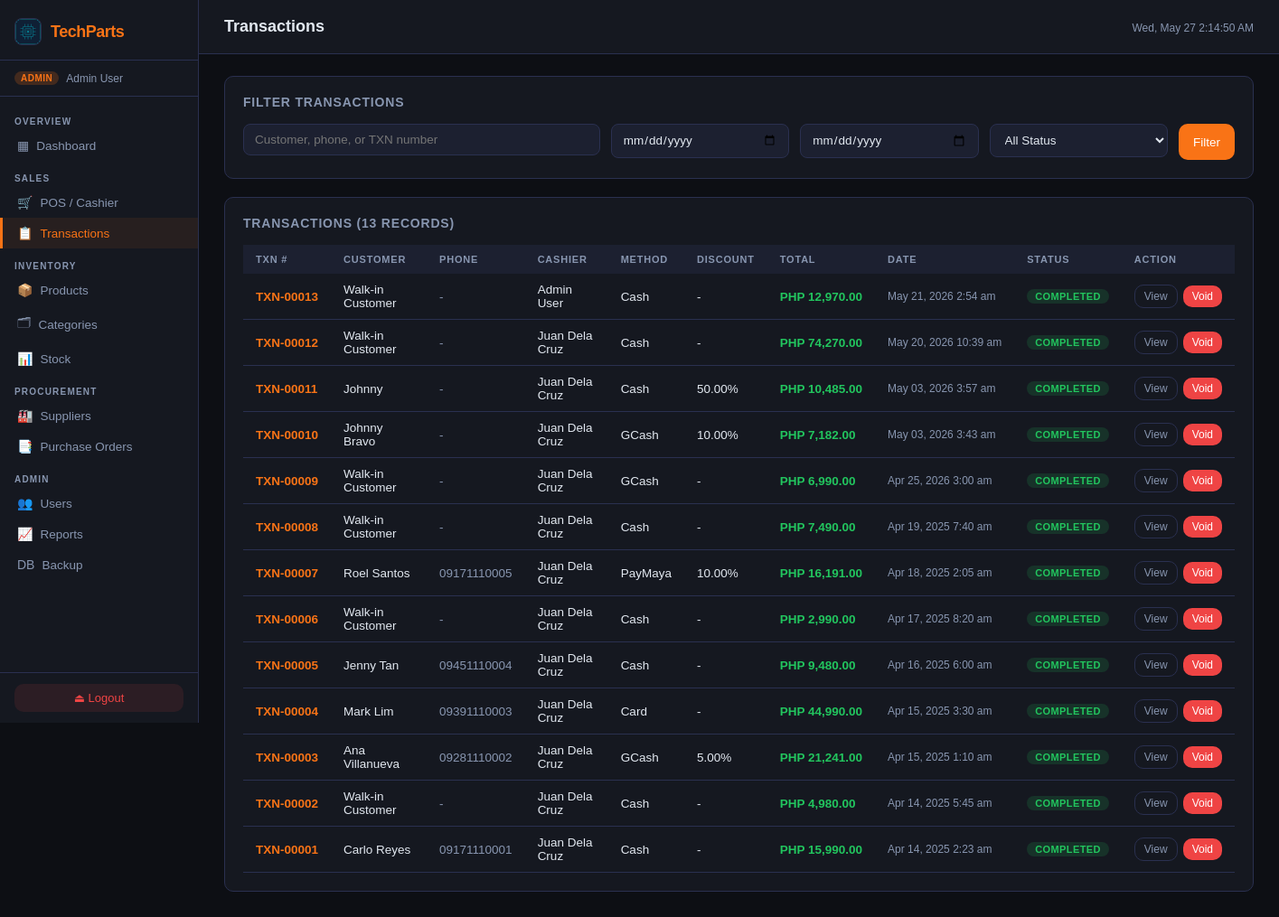
The app's page /pages/transactions.php (signed in), older data.
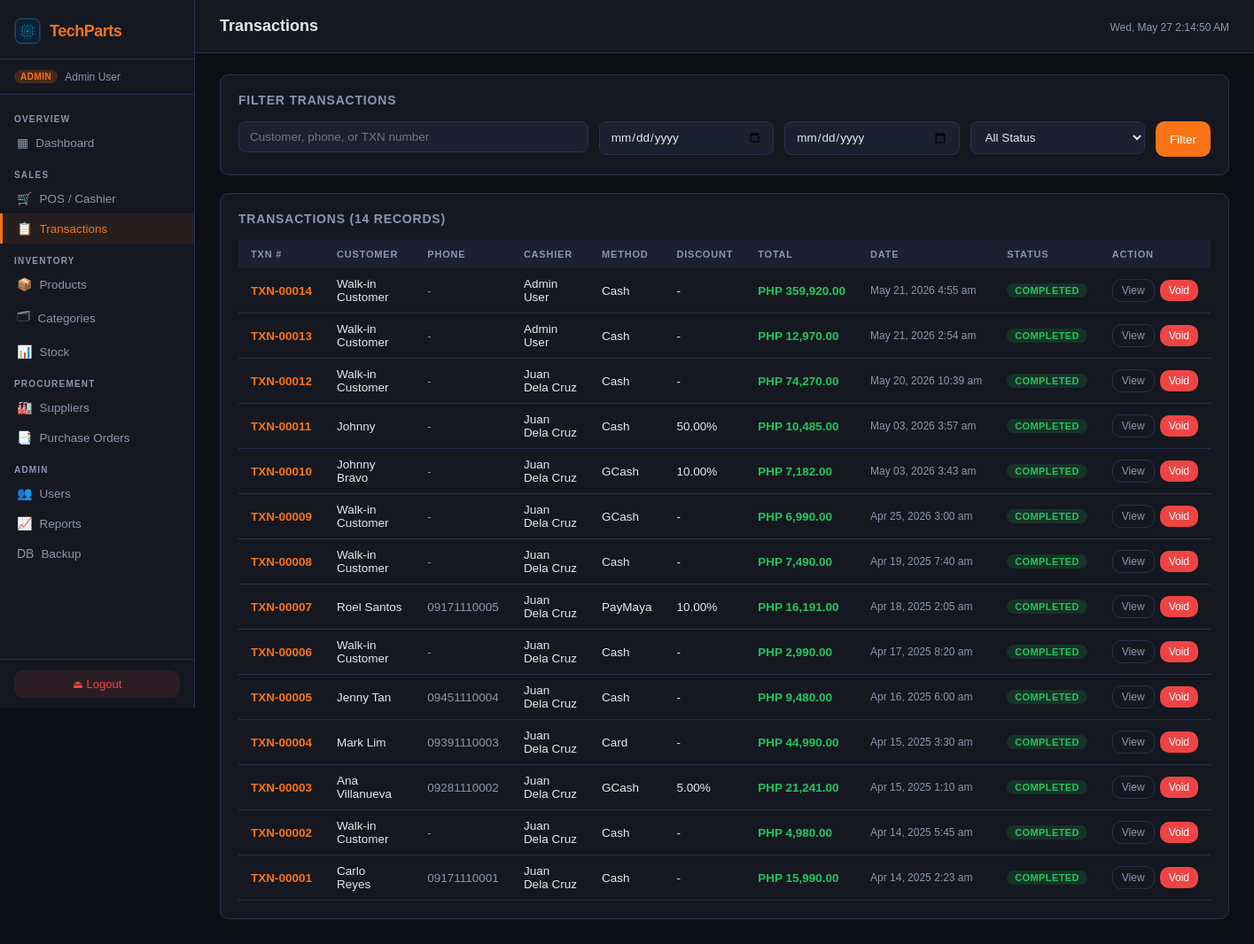
The same page, newer data.
### tables this page shows
CREATE TABLE `user` (
  `ID` int NOT NULL AUTO_INCREMENT,
  `Name` varchar(100) NOT NULL,
  `Email` varchar(254) NOT NULL,
  `Password` varchar(255) NOT NULL,
  `Role` enum('Admin','Cashier') NOT NULL,
  `IsActive` tinyint(1) DEFAULT '1',
  `CreatedAt` timestamp NULL DEFAULT CURRENT_TIMESTAMP,
  PRIMARY KEY (`ID`),
  UNIQUE KEY `Email` (`Email`)
);

CREATE TABLE `transaction` (
  `ID` int NOT NULL AUTO_INCREMENT,
  `TransactionDate` timestamp NULL DEFAULT CURRENT_TIMESTAMP,
  `CustomerName` varchar(150) DEFAULT 'Walk-in Customer',
  `CustomerPhone` varchar(20) DEFAULT NULL,
  `PaymentMethod` enum('Cash','Card','GCash','PayMaya','Other') DEFAULT 'Cash',
  `AmountTendered` decimal(10,2) DEFAULT '0.00',
  `Discount` decimal(5,2) DEFAULT '0.00',
  `TotalAmount` decimal(10,2) NOT NULL,
  `Status` enum('Completed','Voided','Refunded') DEFAULT 'Completed',
  `Notes` text,
  `Cashier_ID` int NOT NULL,
  PRIMARY KEY (`ID`),
  KEY `Cashier_ID` (`Cashier_ID`),
  CONSTRAINT `transaction_ibfk_1` FOREIGN KEY (`Cashier_ID`) REFERENCES `user` (`ID`),
  CONSTRAINT `chk_discount` CHECK ((`Discount` between 0 and 100)),
  CONSTRAINT `chk_tendered` CHECK ((`AmountTendered` >= 0)),
  CONSTRAINT `chk_total` CHECK ((`TotalAmount` >= 0))
);

### includes/config.php (called while the page is built, shortened)
<?php
function currentUser(): array
{
    return [
        'id'   => $_SESSION['user_id']   ?? null,
        'name' => $_SESSION['user_name'] ?? 'Guest',
        'role' => $_SESSION['role']      ?? 'Viewer',
    ];
}

### pages/transactions.php (the view, shortened to what the changed rows need)
<?php
require_once __DIR__ . '/../includes/config.php';
$pageTitle = 'Transactions';
$db = getDB();
$where = ['1=1'];
$params = [];
$whereStr = implode(' AND ', $where);
$page = max(1, (int)($_GET['page'] ?? 1));
$limit = 20;
$offset = ($page - 1) * $limit;
$total = $db->prepare("SELECT COUNT(*) FROM Transaction t WHERE $whereStr");
$total->execute($params);
$totalRows = (int)$total->fetchColumn();
$stmt = $db->prepare("
  SELECT t.*, u.Name AS CashierName
  FROM Transaction t
  JOIN User u ON t.Cashier_ID = u.ID
  WHERE $whereStr
  ORDER BY t.TransactionDate DESC
  LIMIT $limit OFFSET $offset
");
$stmt->execute($params);
$txns = $stmt->fetchAll();
function txnNo(int $id): string
{
  return 'TXN-' . str_pad((string)$id, 5, '0', STR_PAD_LEFT);
}
function statusColor(string $status): string
{
  return match ($status) {
    'Completed' => 'green',
    'Voided' => 'red',
    'Refunded' => 'yellow',
    default => 'gray',
  };
}
include __DIR__ . '/../includes/header.php';
?>
<link rel="stylesheet" href="/css/transactions.css">
<div class="card tx-card">
  <div class="card-title">Transactions (<?= number_format($totalRows) ?> records)</div>
  <div class="table-wrap tx-table-wrap">
    <table class="tx-table">
      <thead>
        <tr>
          <th>TXN #</th>
          <th>Customer</th>
          <th>Phone</th>
          <th>Cashier</th>
          <th>Method</th>
          <th>Discount</th>
          <th>Total</th>
          <th>Date</th>
          <th>Status</th>
          <th>Action</th>
        </tr>
      </thead>
      <tbody>
        <?php foreach ($txns as $t): ?>
          <?php $id = (int)$t['ID']; ?>
          <tr>
            <td class="tx-number"><?= txnNo($id) ?></td>
            <td><?= htmlspecialchars($t['CustomerName']) ?></td>
            <td class="tx-muted"><?= htmlspecialchars($t['CustomerPhone'] ?? '-') ?></td>
            <td><?= htmlspecialchars($t['CashierName']) ?></td>
            <td><?= htmlspecialchars($t['PaymentMethod']) ?></td>
            <td><?= (float)$t['Discount'] > 0 ? htmlspecialchars($t['Discount']) . '%' : '-' ?></td>
            <td class="tx-amount">PHP <?= number_format($t['TotalAmount'], 2) ?></td>
            <td class="tx-date"><?= date('M d, Y g:i a', strtotime($t['TransactionDate'])) ?></td>
            <td><span class="badge badge-<?= statusColor($t['Status']) ?>"><?= htmlspecialchars($t['Status']) ?></span></td>
            <td>
              <div class="tx-actions">
                <button class="btn btn-ghost btn-sm" type="button" onclick="openModal('txn-<?= $id ?>')">View</button>
                <?php if ($t['Status'] === 'Completed' && in_array($_SESSION['role'], ['Admin', 'Cashier'], true)): ?>
                  <form method="POST">
                    <button type="button" class="btn btn-danger btn-sm" onclick="confirmDelete('Void this transaction?', this.closest('form'))">Void</button>
                  </form>
                <?php endif; ?>
              </div>
            </td>
          </tr>
        <?php endforeach; ?>
      </tbody>
    </table>
  </div>
</div>
<?php include __DIR__ . '/../includes/footer.php'; ?>

### includes/header.php (shortened to what the changed rows need)
<?php
$user = currentUser();
?>
<!DOCTYPE html>
<html lang="en">
<head>
  <link rel="stylesheet" href="/css/style.css">
</head>
<body>
  <nav class="sidebar">
    <div class="sidebar-role">
      <span class="role-badge role-<?= strtolower($user['role']) ?>"><?= $user['role'] ?></span>
      <span class="user-name"><?= htmlspecialchars($user['name']) ?></span>
    </div>
  </nav>
  <main class="main-content">
    <header class="top-bar">
      <h1 class="page-title"><?= htmlspecialchars($pageTitle ?? 'Dashboard') ?></h1>
    </header>
    <div class="page-body">

Row changes from the older to the newer data that the page shows:
no longer on this page (row unchanged): user: Name "Admin User"
added transaction: ID "TXN-00014", CustomerName "Walk-in Customer", CustomerPhone "-", Cashier_ID.Name "Admin User", PaymentMethod "Cash", TotalAmount "359,920.00", TransactionDate "May 21, 2026 4:55 am", Status "COMPLETED"
Text that changed along with them:
$user['name']: (not shown) → "Admin User"
$totalRows: "13" → "14"
